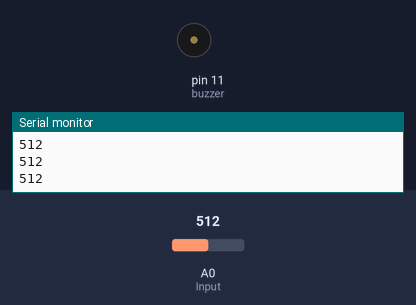
A sketch run on a simulated Arduino Uno, built with avr-gcc and run on an emulated ATmega328P. Shown: buzzer (waves = sounding, pin HIGH), the last lines printed to the serial monitor. The inputs (shaded band) are chosen by the test bench; at power-on: A0 (Input) = 512.

Above: at 1.3 s.
1.4 s: A0 (Input) set to 591
3.2 s: A0 (Input) set to 610
At 4.7 s:
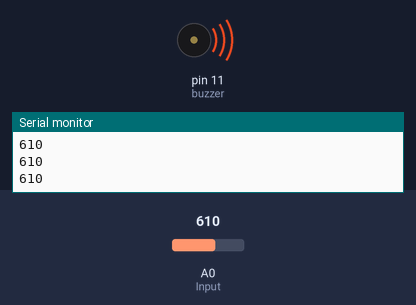
5.5 s: A0 (Input) set to 590
At 6.3 s:
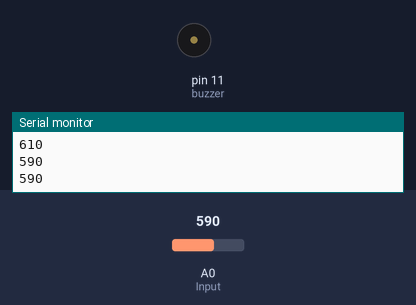
7.5 s: A0 (Input) set to 716
At 9.1 s:
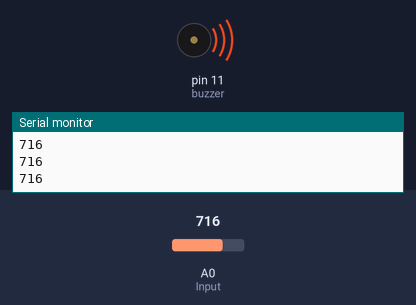
Timing chart, 0 to 10.5 s (numbered marks = the images above; inputs shaded):
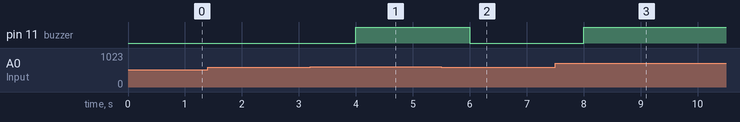

The sketch:

prog3.ino
```cpp
int Input = A0;
int SensorVal = 0;
int buzzer=11;
void setup() {
Serial.begin(9600);
pinMode(Input, INPUT);
pinMode(buzzer,OUTPUT);
}
void loop() {
SensorVal = analogRead(Input);
Serial.println(SensorVal);
delay(500);
if(SensorVal>600)
{
digitalWrite(buzzer,HIGH);
}
else
{
    digitalWrite(buzzer,LOW);
}
}
```

prog2.c
```cpp
int IRPin = 3;
int led=13;
int value;
void setup(){
pinMode(IRPin, INPUT);
Serial.begin(9600);
pinMode(13,OUTPUT);
}
void loop(){
value = digitalRead(IRPin);
Serial.println(value);
if(digitalRead(IRPin)==1)
digitalWrite(led,HIGH);
else
digitalWrite(led,LOW);
}
```

Measured:
- the behaviour switches between 600 and 601 on A0 (Input) (found by bisection; images 0 and 1)
- after the input at 3.2 s, pin 11 (buzzer): LOW → HIGH after 0.80 s
- after the input at 5.5 s, pin 11 (buzzer): HIGH → LOW after 0.50 s
- after the input at 7.5 s, pin 11 (buzzer): LOW → HIGH after 0.50 s
